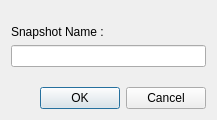
<?xml version="1.0" encoding="UTF-8"?>
<ui version="4.0">
 <class>Dialog</class>
 <widget class="QDialog" name="Dialog">
  <property name="geometry">
   <rect>
    <x>0</x>
    <y>0</y>
    <width>217</width>
    <height>120</height>
   </rect>
  </property>
  <property name="windowTitle">
   <string>Name Snapshot</string>
  </property>
  <layout class="QVBoxLayout" name="verticalLayout">
   <item>
    <spacer name="verticalSpacer">
     <property name="orientation">
      <enum>Qt::Vertical</enum>
     </property>
     <property name="sizeHint" stdset="0">
      <size>
       <width>20</width>
       <height>40</height>
      </size>
     </property>
    </spacer>
   </item>
   <item>
    <widget class="QLabel" name="label">
     <property name="text">
      <string>Snapshot Name :</string>
     </property>
    </widget>
   </item>
   <item>
    <widget class="QLineEdit" name="lineEdit"/>
   </item>
   <item>
    <spacer name="verticalSpacer_2">
     <property name="orientation">
      <enum>Qt::Vertical</enum>
     </property>
     <property name="sizeHint" stdset="0">
      <size>
       <width>20</width>
       <height>40</height>
      </size>
     </property>
    </spacer>
   </item>
   <item>
    <widget class="QDialogButtonBox" name="buttonBox">
     <property name="orientation">
      <enum>Qt::Horizontal</enum>
     </property>
     <property name="standardButtons">
      <set>QDialogButtonBox::Cancel|QDialogButtonBox::Ok</set>
     </property>
    </widget>
   </item>
  </layout>
 </widget>
 <resources/>
 <connections>
  <connection>
   <sender>buttonBox</sender>
   <signal>accepted()</signal>
   <receiver>Dialog</receiver>
   <slot>accept()</slot>
   <hints>
    <hint type="sourcelabel">
     <x>248</x>
     <y>254</y>
    </hint>
    <hint type="destinationlabel">
     <x>157</x>
     <y>274</y>
    </hint>
   </hints>
  </connection>
  <connection>
   <sender>buttonBox</sender>
   <signal>rejected()</signal>
   <receiver>Dialog</receiver>
   <slot>reject()</slot>
   <hints>
    <hint type="sourcelabel">
     <x>316</x>
     <y>260</y>
    </hint>
    <hint type="destinationlabel">
     <x>286</x>
     <y>274</y>
    </hint>
   </hints>
  </connection>
 </connections>
</ui>
